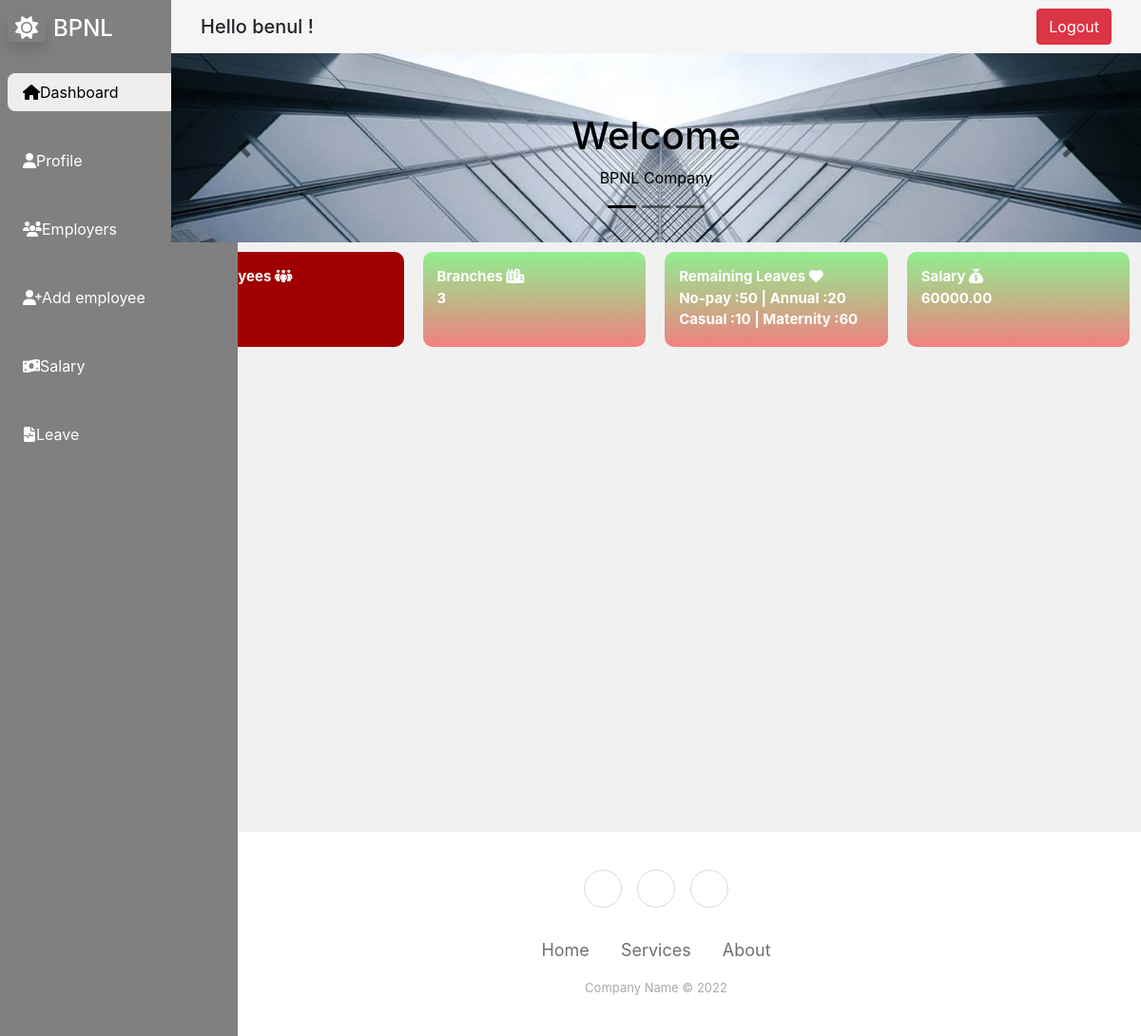
/include/interfaces/hr_manager.php (signed in), run on the app's committed database.
### tables this page shows
CREATE TABLE `remain_leaves` (
  `emp_id` smallint(6) NOT NULL,
  `leave_type` varchar(10) NOT NULL,
  `remain_leaves` smallint(6) DEFAULT NULL
);

CREATE TABLE `salary` (
  `job_id` smallint(6) NOT NULL,
  `pay_grade_id` smallint(6) NOT NULL,
  `status_id` smallint(6) NOT NULL,
  `salary` decimal(7,2) NOT NULL
);

### include/topboxes.php (the view)
<div class="flexbox-container">
            <div class="head_box flex_1" id="empdiv">Employees <i class="fa-solid fa-people-group"></i><br> <?php  echo $emp_count ?></div>
            <div class="head_box flex_2" id ="brndiv">Branches <i class="fas fa-city"></i><br> <?php  echo $branch_count ?></div>
            <div class="head_box flex_3" id ="levdiv">Remaining Leaves <i class="fas fa-heart"></i>
            <br> No-pay :<?php  echo $leave_count ?>
            <?php echo "   |   "?>Annual :<?php  echo $leave_count2 ?>
            <br> Casual :<?php  echo $leave_count3 ?>
            <?php echo "    |   "?>Maternity :<?php  echo  $leave_count4 ?>
        </div>
            <div class="head_box flex_4" id ="saldiv">Salary <i class="fas fa-sack-dollar"></i><br> <?php  echo $salary_amount ?></div>
        </div>

### css/empdash1.css (style rules this page uses)
body { background-color: #f1f1f1; }
.head_box { text-align: left; font-size: 15px; font-weight: bold; height: 100px; width: 23%; color: white; padding: 15px; margin: 10px; border-radius: 10px; }
.flexbox-container { display:flex; flex-wrap: wrap; }
.flex_1 { background: #a00000; }
.flex_2 { background:linear-gradient(lightgreen,lightcoral); }
.flex_3 { background:linear-gradient(lightgreen,lightcoral); }
.flex_4 { background:linear-gradient(lightgreen,lightcoral); }

### css/style.css (style rules this page uses)
body { background-color: #f1f1f1; }

### data on the page
remain_leaves: remain_leaves "50"
remain_leaves: remain_leaves "20"
remain_leaves: remain_leaves "10"
remain_leaves: remain_leaves "60"
salary: salary "60000.00"

### other printed values
$_SESSION['user_name'] "benul"
$branch_count "3"
